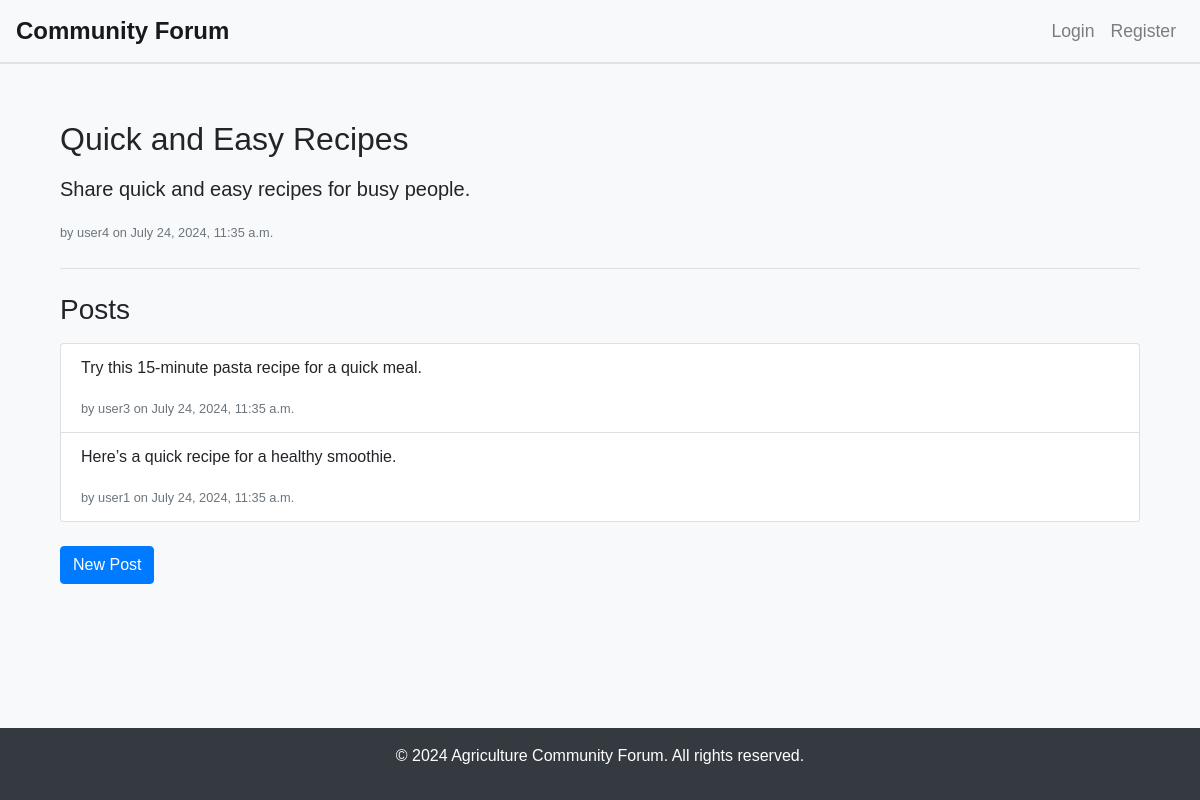
The app's page /category/food/thread/quick-and-easy-recipes/ with its own data.
### forum/models.py (models this page shows, shortened)
class Thread(models.Model):
    title = models.CharField(max_length=255)
    slug = models.SlugField(max_length=255, unique=True, blank=True)
    content = models.TextField()
    category = models.ForeignKey(
        Category, related_name='threads', on_delete=models.CASCADE)
    author = models.ForeignKey(
        User, related_name='threads', on_delete=models.CASCADE)
    is_published = models.BooleanField(default=True)
    tags = models.CharField(max_length=255, blank=True)
    created_at = models.DateTimeField(auto_now_add=True)
    updated_at = models.DateTimeField(auto_now=True)

class Post(models.Model):
    content = models.TextField()
    thread = models.ForeignKey(
        Thread, related_name='posts', on_delete=models.CASCADE)
    author = models.ForeignKey(
        User, related_name='posts', on_delete=models.CASCADE)
    is_approved = models.BooleanField(default=True)
    created_at = models.DateTimeField(auto_now_add=True)
    updated_at = models.DateTimeField(auto_now=True)

### forum/views.py (the view)
def thread_detail(request, category_slug, thread_slug):
    thread = get_object_or_404(
        Thread, slug=thread_slug, category__slug=category_slug, is_published=True)
    posts = thread.posts.filter(is_approved=True)
    return render(request, 'forum/thread_detail.html', {'thread': thread, 'posts': posts})

### forum/templates/forum/thread_detail.html
{% extends 'forum/base.html' %}
{% block content %}
<div class="container">
    <h2 class="mb-3">{{ thread.title }}</h2>
    <p class="lead">{{ thread.content }}</p>
    <small class="text-muted">by {{ thread.author.username }} on {{ thread.created_at }}</small>
    <hr class="my-4">
    <h3 class="mb-3">Posts</h3>
    <ul class="list-group mb-4">
        {% for post in posts %}
            <li class="list-group-item">
                <p>{{ post.content }}</p>
                <small class="text-muted">by {{ post.author.username }} on {{ post.created_at }}</small>
            </li>
        {% empty %}
            <li class="list-group-item text-center">No posts yet.</li>
        {% endfor %}
    </ul>
    <a href="{% url 'new_post' thread.category.slug thread.slug %}" class="btn btn-primary">New Post</a>
</div>
{% endblock %}

### forum/templates/forum/base.html (style rules this page uses)
html, body { height: 100%; margin: 0; }
body { font-family: Arial, sans-serif; background-color: #f8f9fa; display: flex; flex-direction: column; }
.container { flex: 1; margin-top: 2rem; }

### records on screen
Thread: title "Quick and Easy Recipes", content "Share quick and easy recipes for busy people.", author.username "user4", created_at "July 24, 2024, 11:35 a.m."
Post: content "Try this 15-minute pasta recipe for a quick meal.", author.username "user3", created_at "July 24, 2024, 11:35 a.m."
Post: content "Here’s a quick recipe for a healthy smoothie.", author.username "user1", created_at "July 24, 2024, 11:35 a.m."
